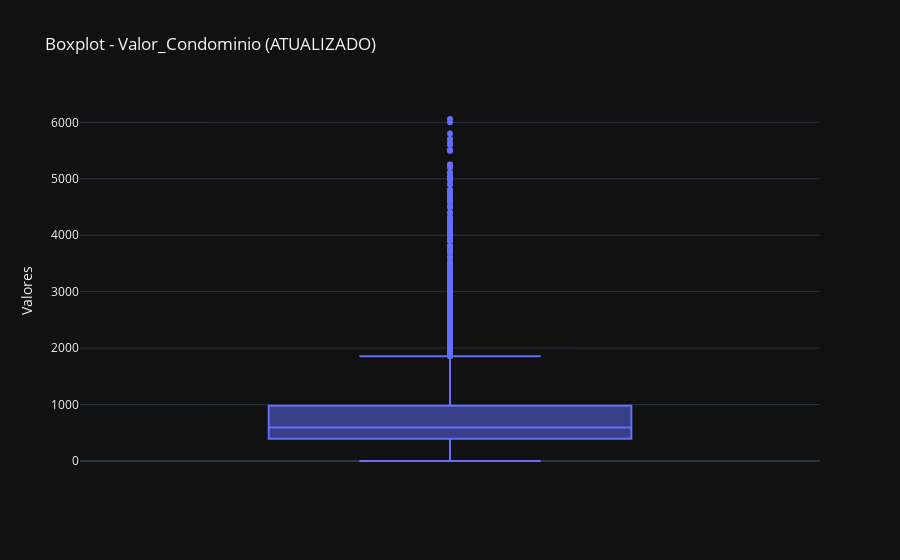

The code cell stored with this chart in its notebook:
### Markdown cell above
#### Tratamento

Por ter poucos valores acima de R$ 6800, optamos por eliminar esses valores e atualizar o DataFrame

### Code cell
# TRATAMENTO

df = df[df['Valor_Condominio'] < 6800] 

# BOXPLOT - VALOR CONDOMINIO (ATUALIZADO)
fig = px.box(df, y='Valor_Condominio', title='Boxplot - Valor_Condominio (ATUALIZADO)', labels={'Valor_Condominio': 'Valores'})
fig.show()

### Figure 1 — Plotly figure (JSON) as saved in the notebook; plotly's stock layout.template omitted (floating-point values rounded to 4 significant figures; data arrays with more than 128 entries replaced by an {"elided": "..."} marker saying what was removed)
{"data": [{"alignmentgroup": "True", "hovertemplate": "Valores=%{y}<extra></extra>", "legendgroup": "", "marker": {"color": "#636efa"}, "name": "", "notched": false, "offsetgroup": "", "orientation": "v", "showlegend": false, "x0": " ", "xaxis": "x", "y": {"elided": "7195 int values"}, "y0": " ", "yaxis": "y", "type": "box"}], "layout": {"xaxis": {"anchor": "y", "domain": [0.0, 1.0]}, "yaxis": {"anchor": "x", "domain": [0.0, 1.0], "title": {"text": "Valores"}}, "legend": {"tracegroupgap": 0}, "title": {"text": "Boxplot - Valor_Condominio (ATUALIZADO)"}, "boxmode": "group"}}
